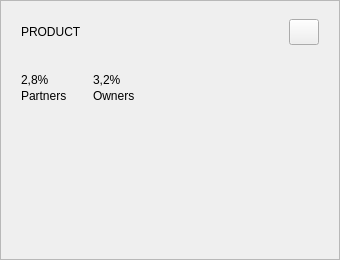
<?xml version="1.0" encoding="UTF-8"?>
<ui version="4.0">
 <class>ProductCard</class>
 <widget class="QWidget" name="ProductCard">
  <property name="geometry"><rect><x>0</x><y>0</y><width>340</width><height>260</height></rect></property>
  <layout class="QVBoxLayout" name="prodRoot">
   <property name="leftMargin"><number>0</number></property>
   <property name="topMargin"><number>0</number></property>
   <property name="rightMargin"><number>0</number></property>
   <property name="bottomMargin"><number>0</number></property>
   <property name="spacing"><number>0</number></property>
   <item>
    <widget class="QFrame" name="productCard">
     <property name="frameShape"><enum>QFrame::StyledPanel</enum></property>
     <property name="role" stdset="0"><string>card</string></property>
     <layout class="QVBoxLayout" name="prodLayout">
      <property name="leftMargin"><number>20</number></property>
      <property name="topMargin"><number>18</number></property>
      <property name="rightMargin"><number>20</number></property>
      <property name="bottomMargin"><number>18</number></property>
      <property name="spacing"><number>10</number></property>
      <item>
       <layout class="QHBoxLayout" name="prodHeader">
        <item>
         <widget class="QLabel" name="prodTitle">
          <property name="text"><string>PRODUCT</string></property>
          <property name="role" stdset="0"><string>cardTitle</string></property>
         </widget>
        </item>
        <item>
         <spacer name="prodHeaderSpacer">
          <property name="orientation"><enum>Qt::Horizontal</enum></property>
          <property name="sizeHint" stdset="0"><size><width>40</width><height>20</height></size></property>
         </spacer>
        </item>
        <item>
         <widget class="QPushButton" name="productMenu">
          <property name="minimumSize"><size><width>30</width><height>26</height></size></property>
          <property name="maximumSize"><size><width>30</width><height>26</height></size></property>
          <property name="text"><string/></property>
          <property name="role" stdset="0"><string>menuBtn</string></property>
         </widget>
        </item>
       </layout>
      </item>
      <item>
       <layout class="QHBoxLayout" name="prodStatsRow">
        <property name="spacing"><number>26</number></property>
        <item>
         <layout class="QVBoxLayout" name="prodStat0">
          <property name="spacing"><number>2</number></property>
          <item>
           <widget class="QLabel" name="prodArrow0">
            <property name="minimumSize"><size><width>16</width><height>16</height></size></property>
            <property name="maximumSize"><size><width>16</width><height>16</height></size></property>
            <property name="text"><string/></property>
           </widget>
          </item>
          <item>
           <widget class="QLabel" name="prodValue0">
            <property name="text"><string>2,8%</string></property>
            <property name="role" stdset="0"><string>statValue</string></property>
           </widget>
          </item>
          <item>
           <widget class="QLabel" name="prodCap0">
            <property name="text"><string>Partners</string></property>
            <property name="role" stdset="0"><string>statCap</string></property>
           </widget>
          </item>
         </layout>
        </item>
        <item>
         <layout class="QVBoxLayout" name="prodStat1">
          <property name="spacing"><number>2</number></property>
          <item>
           <widget class="QLabel" name="prodArrow1">
            <property name="minimumSize"><size><width>16</width><height>16</height></size></property>
            <property name="maximumSize"><size><width>16</width><height>16</height></size></property>
            <property name="text"><string/></property>
           </widget>
          </item>
          <item>
           <widget class="QLabel" name="prodValue1">
            <property name="text"><string>3,2%</string></property>
            <property name="role" stdset="0"><string>statValue</string></property>
           </widget>
          </item>
          <item>
           <widget class="QLabel" name="prodCap1">
            <property name="text"><string>Owners</string></property>
            <property name="role" stdset="0"><string>statCap</string></property>
           </widget>
          </item>
         </layout>
        </item>
        <item>
         <spacer name="prodStatsSpacer">
          <property name="orientation"><enum>Qt::Horizontal</enum></property>
          <property name="sizeHint" stdset="0"><size><width>40</width><height>20</height></size></property>
         </spacer>
        </item>
       </layout>
      </item>
      <item>
       <widget class="QCustomDotMatrix" name="productMatrix" native="true">
        <property name="minimumSize"><size><width>0</width><height>96</height></size></property>
        <property name="sizePolicy">
         <sizepolicy hsizetype="Expanding" vsizetype="Expanding"><horstretch>0</horstretch><verstretch>1</verstretch></sizepolicy>
        </property>
       </widget>
      </item>
     </layout>
    </widget>
   </item>
  </layout>
 </widget>
 <customwidgets>
  <customwidget>
   <class>QCustomDotMatrix</class>
   <extends>QWidget</extends>
   <header>Custom_Widgets.QCustomDotMatrix</header>
   <container>0</container>
  </customwidget>
 </customwidgets>
 <connections/>
</ui>
